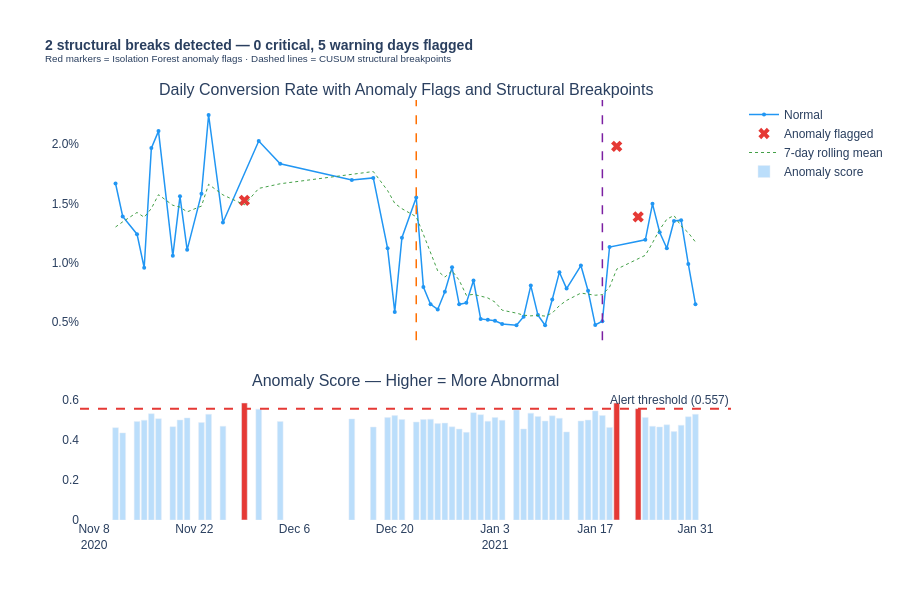

This figure's notebook cell:
### Code cell
# Executive visualization — action title states the finding
normal = df_scored[df_scored['is_anomaly'] == 0]
anomaly_days = df_scored[df_scored['is_anomaly'] == 1]

fig = make_subplots(
    rows=2, cols=1,
    shared_xaxes=True,
    subplot_titles=[
        "Daily Conversion Rate with Anomaly Flags and Structural Breakpoints",
        "Anomaly Score — Higher = More Abnormal"
    ],
    vertical_spacing=0.12,
    row_heights=[0.65, 0.35]
)

fig.add_trace(go.Scatter(
    x=normal['event_date'], y=normal['conversion_rate'],
    mode='lines+markers', name='Normal',
    line=dict(color='#2196F3', width=1.5),
    marker=dict(size=4)
), row=1, col=1)

fig.add_trace(go.Scatter(
    x=anomaly_days['event_date'], y=anomaly_days['conversion_rate'],
    mode='markers', name='Anomaly flagged',
    marker=dict(color='#E53935', size=10, symbol='x')
), row=1, col=1)

fig.add_trace(go.Scatter(
    x=df_scored['event_date'], y=df_scored['cvr_rolling_7d_mean'],
    mode='lines', name='7-day rolling mean',
    line=dict(color='#43A047', width=1, dash='dot')
), row=1, col=1)

colors_bp = ['#FF6F00', '#7B1FA2', '#1B5E20']
for i, bp_date in enumerate(breakpoint_dates):
    fig.add_vline(
        x=bp_date, line_dash='dash',
        line_color=colors_bp[i % len(colors_bp)],
        line_width=1.5, row=1, col=1
    )

threshold = df_scored[df_scored['is_anomaly'] == 1]['anomaly_score'].min()

fig.add_trace(go.Bar(
    x=df_scored['event_date'],
    y=df_scored['anomaly_score'],
    name='Anomaly score',
    marker_color=df_scored['is_anomaly'].map({0: '#BBDEFB', 1: '#E53935'})
), row=2, col=1)

fig.add_hline(
    y=threshold, line_dash='dash', line_color='#E53935',
    annotation_text=f"Alert threshold ({threshold:.3f})",
    row=2, col=1
)

n_critical = len(df_scored[df_scored['anomaly_severity'] == 'critical'])
n_warning = len(df_scored[df_scored['anomaly_severity'] == 'warning'])

fig.update_layout(
    title=dict(
        text=(
            f"<b>{len(breakpoint_dates)} structural breaks detected — "
            f"{n_critical} critical, {n_warning} warning days flagged</b><br>"
            "<sup>Red markers = Isolation Forest anomaly flags · "
            "Dashed lines = CUSUM structural breakpoints</sup>"
        ),
        font=dict(size=14)
    ),
    height=600,
    plot_bgcolor='white',
    paper_bgcolor='white',
    font_family='Arial'
)
fig.update_yaxes(tickformat='.1%', row=1, col=1)

fig.show()
fig.write_html('../outputs/anomaly_detection_chart.html')
print("✓ Chart saved to outputs/anomaly_detection_chart.html")
